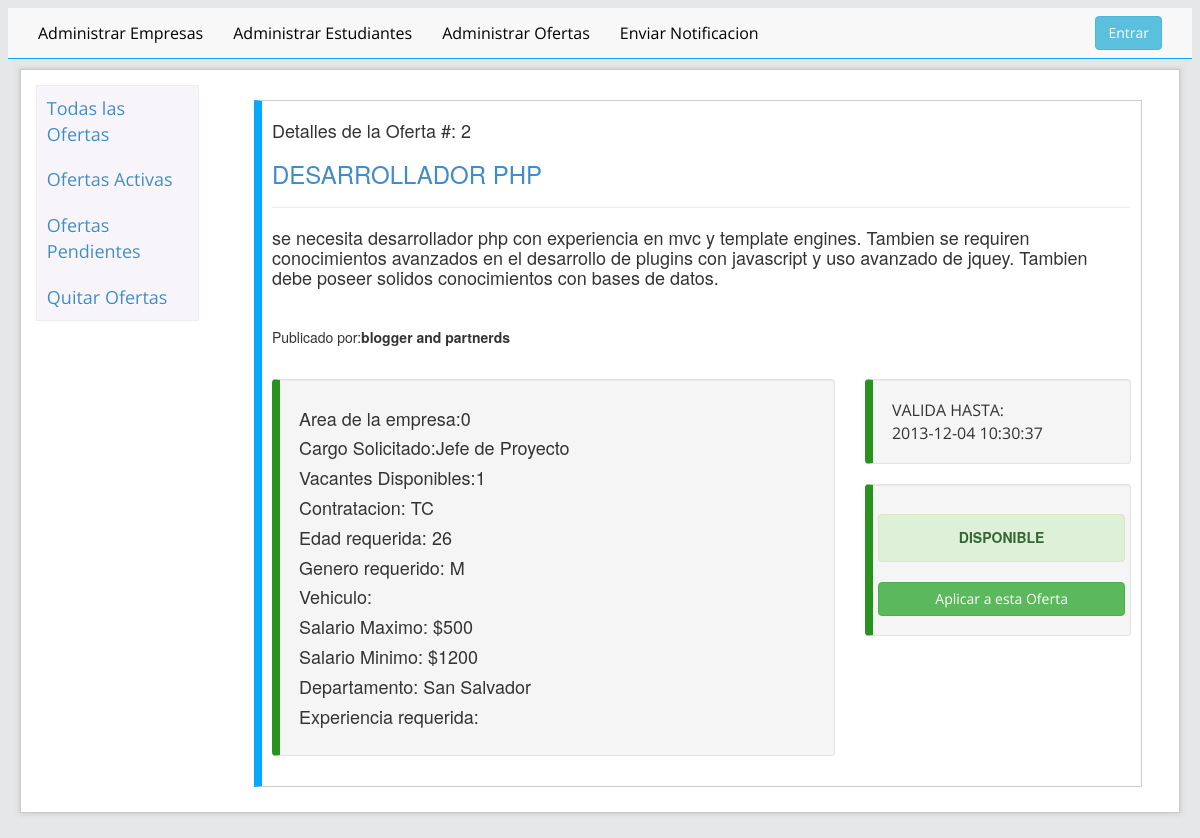
Page /admin/detallesOferta.php?id=2 on the committed database.
### tables this page shows
CREATE TABLE `ofertas` (
  `cod_oferta` int(20) NOT NULL AUTO_INCREMENT,
  `cod_em` int(20) DEFAULT NULL,
  `titulo_of` varchar(120) DEFAULT NULL,
  `descripcion_of` varchar(250) DEFAULT NULL,
  `area_of` int(11) DEFAULT NULL,
  `cargo_of` varchar(20) DEFAULT NULL,
  `vacantes_of` int(11) DEFAULT NULL,
  `contratacion_of` varchar(20) DEFAULT NULL,
  `anoexp_ofetas` int(11) DEFAULT NULL,
  `edad` int(10) DEFAULT NULL,
  `genero_of` varchar(20) DEFAULT NULL,
  `vehiculo_ofetas` varchar(20) DEFAULT NULL,
  `salariomax_of` decimal(30,0) DEFAULT NULL,
  `salariomin_of` decimal(30,0) DEFAULT NULL,
  `departamento_of` varchar(20) DEFAULT NULL,
  `experiencia` varchar(20) DEFAULT NULL,
  `tituloen_of` varchar(20) DEFAULT NULL,
  `nivel_of` varchar(20) DEFAULT NULL,
  `disponible_of` int(1) DEFAULT '0',
  `aprovacion_of` int(1) DEFAULT '0',
  `fecha_of` datetime DEFAULT NULL,
  `fechaFin_of` datetime DEFAULT NULL,
  PRIMARY KEY (`cod_oferta`) USING BTREE,
  UNIQUE KEY `cod_oferta_UNIQUE` (`cod_oferta`)
);

CREATE TABLE `empresa` (
  `cod_em` int(11) NOT NULL AUTO_INCREMENT,
  `activa_em` varchar(1) DEFAULT NULL,
  `imagen_em` varchar(120) DEFAULT NULL,
  `nombre_em` varchar(120) DEFAULT NULL,
  `usuario_em` varchar(45) DEFAULT NULL,
  `password_em` varchar(20) DEFAULT NULL,
  `email_em` varchar(50) DEFAULT NULL,
  `telefono_em` varchar(12) DEFAULT NULL,
  `url_em` varchar(120) DEFAULT NULL,
  `descripcion_em` varchar(250) DEFAULT NULL,
  `actividad_em` varchar(50) DEFAULT NULL,
  `departamento_em` varchar(20) DEFAULT NULL,
  `direccion_em` varchar(250) DEFAULT NULL,
  PRIMARY KEY (`cod_em`) USING BTREE
);

### admin/detallesOferta.php (the view, shortened to what this page needs)
<!DOCTYPE html>
 <html class="no-js">
    <head>
        <link rel="stylesheet" href="../assets/css/contenido.css">
        <link rel="stylesheet" href="../assets/css/bootstrap.css">
    </head>
    <body>
        <div id="header" class="navbar navbar-default navbar-static-top">
            <?php
            include_once 'menu-admin.php';
            ?>
        </div>
        <div id="contenedor" class="container">
            <div class="row">
                <div class="col-md-2">
                    <div class="lista-enlaces">
                        <ul id="myTab">
                            <li class="active"><a href="ofertas.php">Todas las Ofertas</a></li>
                            <li class=""><a href="ofertas.php?id=activas">Ofertas Activas</a></li>
                            <li class=""><a href="ofertas.php?id=pendientes">Ofertas Pendientes</a></li>
                            <li class=""><a href="#Quitar">Quitar Ofertas</a></li>
                        </ul>
                    </div>
                </div>
                <div class="col-md-10">
                    <div class="tab-content">
                        <div class="tab-pane active" id="plazas">
                            <?php
                            if (isset($_GET["id"])) {
                                $controlador = $_GET['id'];
                                $result = mysql_query("SELECT * FROM `ofertas` where cod_oferta=$controlador") or trigger_error(mysql_error());
                                while ($row = mysql_fetch_array($result)) {
                                    foreach ($row AS $key => $value) {
                                        $row[$key] = stripslashes($value);
                                    }
                                    $cod_em = $row['cod_em'];
                                    ?>
                                    <div class="oferta-contenedor">
                                        <h4>Detalles de la Oferta #: <?php echo nl2br($row['cod_oferta']) ?></h4>
                                        <h3 class="h3"><a><?php echo nl2br($row['titulo_of']) ?></a></h3>
                                        <hr>
                                        <h4><?php echo nl2br($row['descripcion_of']) ?></h4><br>
                                        <h5>
                                            <?php
                                            $result2 = mysql_query("SELECT nombre_em FROM `empresa` where cod_em=$cod_em") or trigger_error(mysql_error());
                                            while ($row2 = mysql_fetch_array($result2)) {
                                                $nombre_empresa = $row2['nombre_em'];
                                            }
                                            ?>Publicado por:<?php echo "<b>" . $nombre_empresa . "</b>" ?></h5>
                                        <h4><?php $fecha_ago = ($row['fecha_of']) ?></h4>
                                        <?php echo "<span id='timeagos' data-livestamp='$fecha_ago'></span><br>" ?>
                                        <div class="row">
                                            <div class="col-md-8">
                                                <div class="well">
                                                    <h4>Area de la empresa:<?php echo nl2br($row['area_of']) ?></h4>
                                                    <h4>Cargo Solicitado:<?php echo nl2br($row['cargo_of']) ?></h4>
                                                    <h4>Vacantes Disponibles:<?php echo nl2br($row['vacantes_of']) ?></h4>
                                                    <h4>Contratacion: <?php echo nl2br($row['contratacion_of']) ?></h4>
                                                    <h4>Edad requerida: <?php echo nl2br($row['edad']) ?></h4>
                                                    <h4>Genero requerido: <?php echo nl2br($row['genero_of']) ?></h4>
                                                    <h4>Vehiculo: <?php echo nl2br($row['vehiculo_ofetas']) ?></h4>
                                                    <h4>Salario Maximo: $<?php echo nl2br($row['salariomax_of']) ?></h4>
                                                    <h4>Salario Minimo: $<?php echo nl2br($row['salariomin_of']) ?></h4>
                                                    <h4>Departamento: <?php echo nl2br($row['departamento_of']) ?></h4>
                                                    <h4>Experiencia requerida: <?php echo nl2br($row['experiencia_of']) ?></h4>
                                                </div>
                                            </div>
                                            <div class="col-md-4">
                                                <div class="well">
                                                    VALIDA HASTA:<br><?php echo nl2br($row['fechaFin_of']) ?>
                                                </div>
                                                <div class="well" id="wellinfo">
                                                    <form method="POST" action="">
                                                        <?PHP
                                                        if ($row['disponible_of'] == 1) {
                                                            echo " <h5 class='disponible'><div class='alert alert-success'><a class='alert-link'>DISPONIBLE</a></div></h5>";
                                                            echo "<input type='submit' class='btn btn-block btn-success' name='Aplicar' value='Aplicar a esta Oferta'>";
                                                        } else {
                                                            echo " <h5 class='disponible'><div class='alert alert-danger'><a class='alert-link'> NO DISPONIBLE</a></div></h5>";
                                                        }
                                                        ?>
                                                    </form>
                                                </div>
                                            </div>
                                        </div>
                                    </div>
                                    <?php
                                }
                            }
                            ?>
                        </div>
                    </div>
                </div>
            </div>
        </div>
</body>
</html>

### assets/css/contenido.css (style rules this page uses)
.container { margin-top: 10px; max-width: 90%; }
.lista-enlaces { margin-top: 10px; margin-bottom: 30px; text-shadow: 0 1px 0 #fff; background-color: #f7f5fa; border:solid 1px #eee; }
.lista-enlaces ul { margin:0px; padding-left: 0px; display: block; list-style: none; }
.lista-enlaces a { font-size: 18px; display:block; padding: 10px; }
.col-md-2 { padding-right: 0px; }
.tab-content { padding-top: 10px; }

### admin/detallesOferta.php (style rules this page uses)
.container { margin-top: 10px; width: 98%; max-width: 100%; }
.oferta-contenedor { border:solid 1px #CCC; border-left: solid 8px #05a8ff; margin-top: 0px; margin: 25px; padding: 10px; overflow: hidden; width: 95%; }
.tab-content { padding-top: 0px; }
.well { border-left: solid 8px #28921f; }
.disponible { text-align: center; width: 100%; }
#wellinfo { padding-left: 5px; padding-right: 5px; }
#timeagos { padding: 5px; margin: 5px; }

### rows in the picture
ofertas: cod_oferta "2", titulo_of "DESARROLLADOR PHP", descripcion_of "se necesita desarrollador php con experiencia en mvc y template engines. Tambien se requiren conocimientos avanzados en el desarrollo de plugins con javascript y uso avanzado de jquey. Tambien debe poseer solidos conocimientos con bases de datos.", cod_em.nombre_em "blogger and partnerds", area_of "0", cargo_of "Jefe de Proyecto", vacantes_of "1", contratacion_of "TC", edad "26", genero_of "M", salariomax_of "500", salariomin_of "1200", departamento_of "San Salvador", fechaFin_of "2013-12-04 10:30:37"
